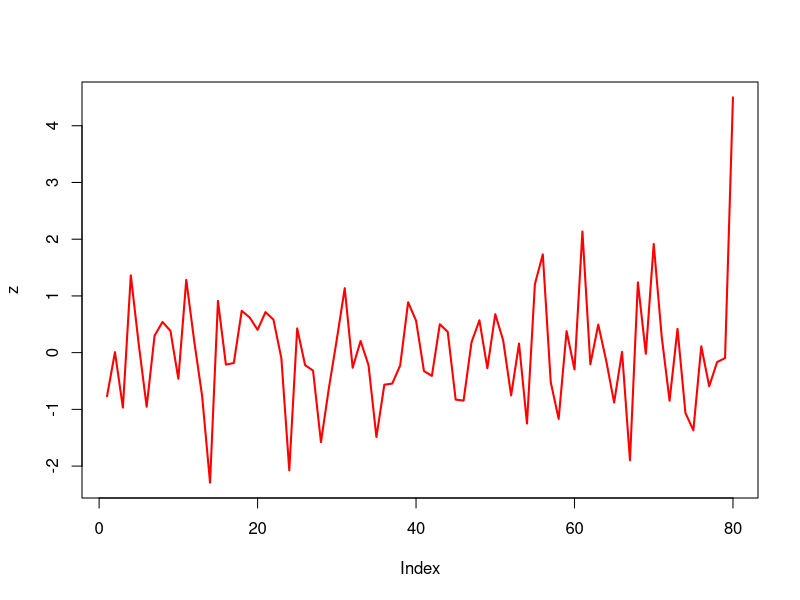
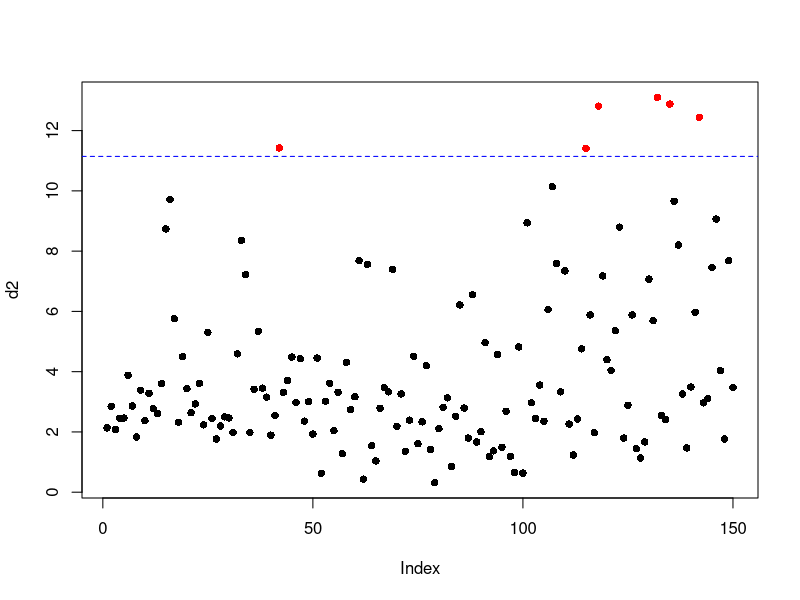
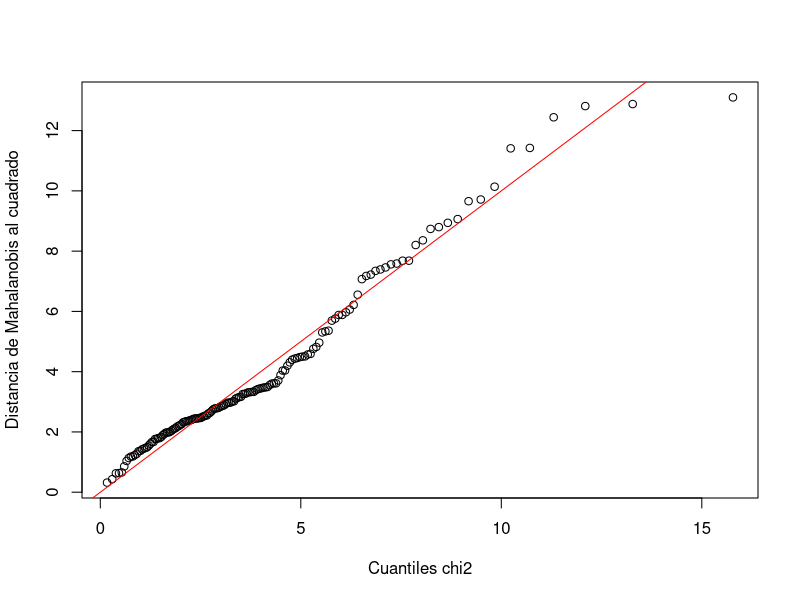

Reproduce these figures in R, in order.
# ==========================================================================
# TEMA 07: OUTLIERS: Z-SCORE Y MAHALANOBIS
# Clase 5
# ==========================================================================


# --------------------------------------------------------------------------
# Z-Score y Mahalanobis en R
# Origen: Equivalente agregado, no viene del material del curso
# --------------------------------------------------------------------------

# Z-Score
set.seed(1)
n <- 80
muestra <- rnorm(n, mean = 5, sd = 1.5)
muestra[n] <- 12.3          # contaminación

z <- scale(muestra)          # equivale a (x - mean)/sd
plot(z, type = "l", col = "red", lwd = 2)
which(abs(z) > 3)


# Mahalanobis
X <- as.matrix(iris[, 1:4])

medias <- colMeans(X)
S <- var(X)

d2 <- mahalanobis(X, center = medias, cov = S)   # devuelve d^2 directamente

p <- ncol(X)
umbral <- qchisq(0.975, df = p)

which(d2 > umbral)

plot(d2, pch = 16, col = ifelse(d2 > umbral, "red", "black"))
abline(h = umbral, col = "blue", lty = 2)

# QQ-plot contra la chi cuadrado
qqplot(qchisq(ppoints(nrow(X)), df = p), d2,
       xlab = "Cuantiles chi2", ylab = "Distancia de Mahalanobis al cuadrado")
abline(0, 1, col = "red")


# Versión robusta (MCD), no se enmascara con los propios outliers
library(MASS)
rob <- cov.rob(X, method = "mcd")
d2_rob <- mahalanobis(X, center = rob$center, cov = rob$cov)
which(d2_rob > umbral)
